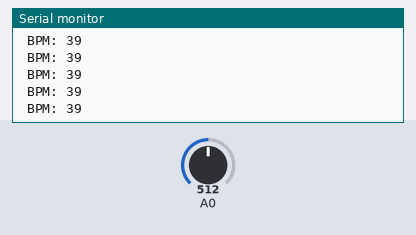
This sketch was run on a simulated ESP8266 (NodeMCU). On the bench: the last lines printed to the serial monitor. Inputs (shaded band) come from the test bench; at power-on: A0 = 512. WiFi joins after 1.5 s; servers stay silent unless stated.

Above: at 2.7 s.
2.8 s: A0 set to 716
At 3.18 s:
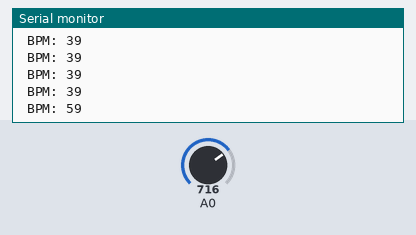
4.3 s: A0 set to 900
At 4.44 s:
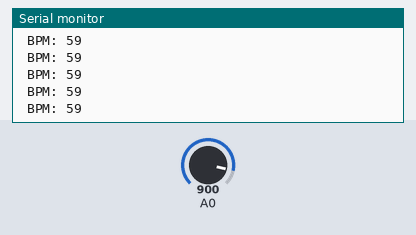
Timing chart, 0 to 7.3 s (numbered marks = the images above; inputs shaded):
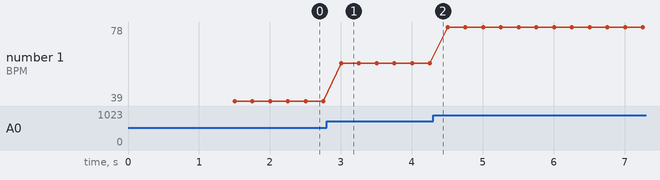

The sketch:

BPM.ino
```cpp
#include <FirebaseESP8266.h>
#include <ESP8266WiFi.h>

#define FIREBASE_HOST "remote-health-monitor-b1a62-default-rtdb.firebaseio.com"
#define WIFI_SSID "ashraf754"  // Change the name of your WIFI
#define WIFI_PASSWORD "ashraf123"   // Change the password of your WIFI
#define FIREBASE_Authorization_key "9qlV5sXOfxTETB2dJuAuhS34yD0UlWFKKpjJJxtS"
FirebaseData firebaseData;
FirebaseJson json;

void setup()
{
  Serial.begin(115200);
  WiFi.begin(WIFI_SSID, WIFI_PASSWORD);
  Serial.print("Connecting...");

  while (WiFi.status() != WL_CONNECTED)
  {

    Serial.print(".");
    delay(300);
  }


  Serial.println();
  Serial.print("IP Address: ");
  Serial.println(WiFi.localIP());
  Serial.println();
  Firebase.begin(FIREBASE_HOST, FIREBASE_Authorization_key);
}

void loop() {
  int bpm = analogRead(A0);
  int noise = 120;
  if (isnan(bpm))
  {
    Serial.println(F("Failed to read from DHT sensor!"));
    return;
  }
  bpm = (bpm - noise)/10;
  Serial.print(" BPM: ");
  Serial.println(bpm);
  Firebase.setFloat(firebaseData, "BPM", bpm);
  delay(100);
}
```

Measured:
- after the input at 2.8 s, the serial monitor: prints a new line after 0.20 s (image 1)
- plotted number 1: 39 → 59 after the input at 2.8 s, 59 → 78 after the input at 4.3 s
